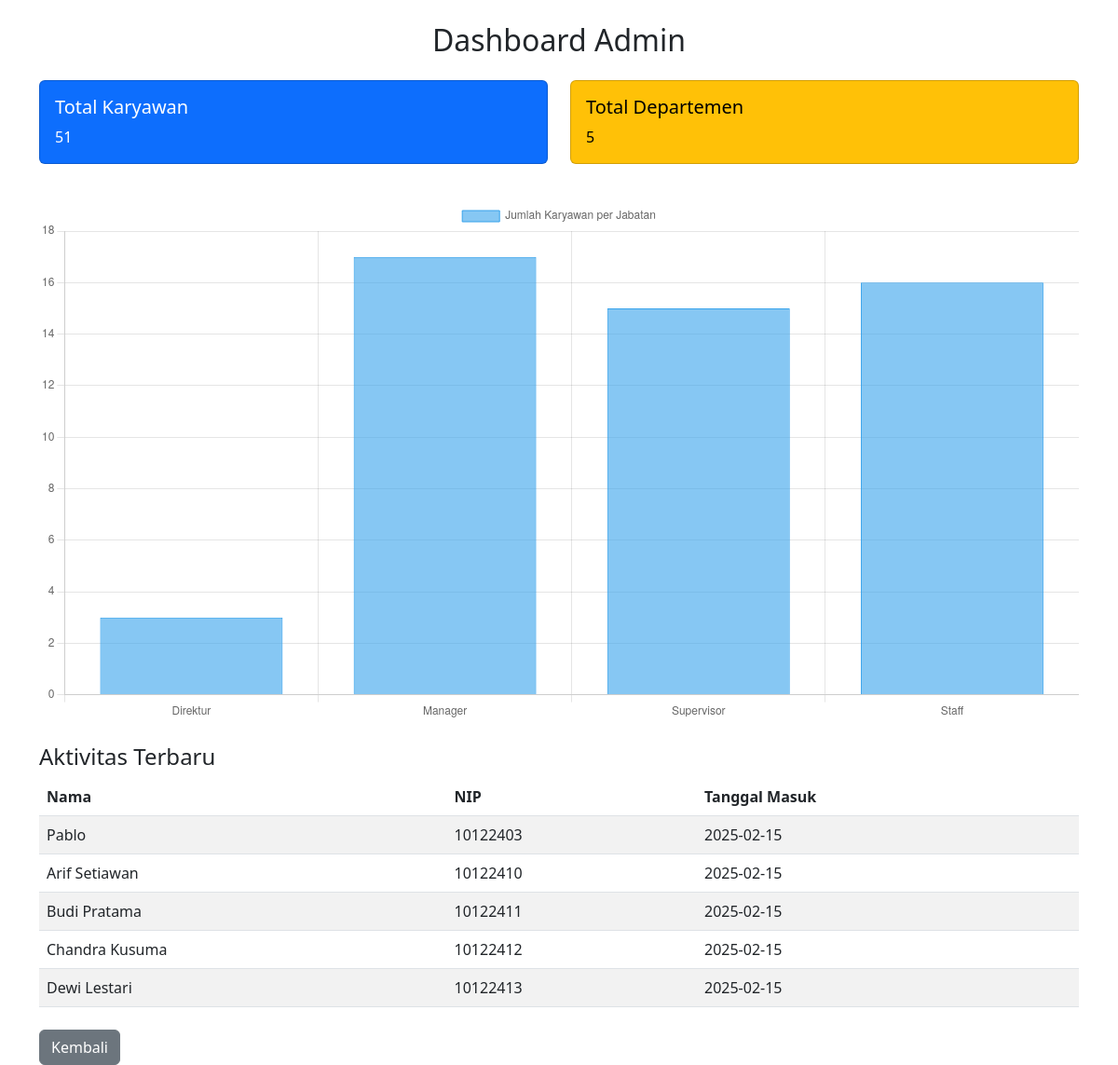
Page /dashboard.php on the committed database.
### tables this page shows
CREATE TABLE `karyawan` (
  `id_k` int(11) NOT NULL,
  `nip` varchar(20) NOT NULL,
  `nama` varchar(100) NOT NULL,
  `jabatan` enum('Direktur','Manager','Supervisor','Staff') NOT NULL,
  `departemen_id` int(11) NOT NULL,
  `email` varchar(100) NOT NULL,
  `tanggal_masuk` date NOT NULL,
  `foto` varchar(255) DEFAULT NULL
);

### dashboard.php (the view, shortened to what this page needs)
<?php
include 'koneksi.php';
$totalKaryawan = $conn->query("SELECT COUNT(*) AS total FROM karyawan")->fetch_assoc()['total'];
$departemenOptions = ['HRD', 'Keuangan', 'IT', 'Pemasaran', 'Produksi'];
$totalDepartemen = count($departemenOptions);
$recentKaryawan = $conn->query("SELECT nama, nip, tanggal_masuk FROM karyawan ORDER BY tanggal_masuk DESC LIMIT 5");
$jabatanQuery = $conn->query("SELECT jabatan, COUNT(*) AS total FROM karyawan GROUP BY jabatan");
$jabatanLabels = [];
$jabatanData = [];
while ($row = $jabatanQuery->fetch_assoc()) {
    $jabatanLabels[] = $row['jabatan'];
    $jabatanData[] = $row['total'];
}
?>
<!DOCTYPE html>
<html lang="id">
<head>
    <link rel="stylesheet" href="https://cdn.jsdelivr.net/npm/bootstrap@5.3.0/dist/css/bootstrap.min.css">
</head>
<body>
    <div class="container mt-4">
        <h2 class="text-center mb-4">Dashboard Admin</h2>
        <div class="row mb-4">
            <div class="col-md-6">
                <div class="card text-bg-primary mb-3">
                    <div class="card-body">
                        <h5 class="card-title">Total Karyawan</h5>
                        <p class="card-text"><?php echo $totalKaryawan; ?></p>
                    </div>
                </div>
            </div>
            <div class="col-md-6">
                <div class="card text-bg-warning mb-3">
                    <div class="card-body">
                        <h5 class="card-title">Total Departemen</h5>
                        <p class="card-text"><?php echo $totalDepartemen; ?></p>
                    </div>
                </div>
            </div>
        </div>
        <div class="row mb-4">
            <div class="col-md-12">
                <canvas id="jabatanChart"></canvas>
            </div>
        </div>
        <h4>Aktivitas Terbaru</h4>
        <table class="table table-striped mb-4">
            <thead>
                <tr>
                    <th>Nama</th>
                    <th>NIP</th>
                    <th>Tanggal Masuk</th>
                </tr>
            </thead>
            <tbody>
                <?php while ($row = $recentKaryawan->fetch_assoc()): ?>
                    <tr>
                        <td><?= $row['nama'] ?></td>
                        <td><?= $row['nip'] ?></td>
                        <td><?= $row['tanggal_masuk'] ?></td>
                    </tr>
                <?php endwhile; ?>
            </tbody>
        </table>
        <a href="index.php" class="btn btn-secondary">Kembali</a>
    </div>
    <script>
        const ctx = document.getElementById('jabatanChart').getContext('2d');
        new Chart(ctx, {
            type: 'bar',
            data: {
                labels: <?php echo json_encode($jabatanLabels); ?>,
                datasets: [{
                    label: 'Jumlah Karyawan per Jabatan',
                    data: <?php echo json_encode($jabatanData); ?>,
                    backgroundColor: 'rgba(54, 162, 235, 0.6)',
                    borderColor: 'rgba(54, 162, 235, 1)',
                    borderWidth: 1
                }]
            },
            options: {
                responsive: true,
                scales: {
                    y: {
                        beginAtZero: true,
                        ticks: {
                            precision: 0
                        }
                    }
                }
            }
        });
    </script>
</body>
</html>

### rows in the picture
karyawan: nama "Pablo", nip "10122403", tanggal_masuk "2025-02-15"
karyawan: nama "Arif Setiawan", nip "10122410", tanggal_masuk "2025-02-15"
karyawan: nama "Budi Pratama", nip "10122411", tanggal_masuk "2025-02-15"
karyawan: nama "Chandra Kusuma", nip "10122412", tanggal_masuk "2025-02-15"
karyawan: nama "Dewi Lestari", nip "10122413", tanggal_masuk "2025-02-15"

### other values in the picture
$totalKaryawan "51"
$totalDepartemen "5"
chart data {{ json_encode($jabatanLabels) }} ["Direktur","Manager","Supervisor","Staff"]
chart data {{ json_encode($jabatanData) }} ["3","17","15","16"]
